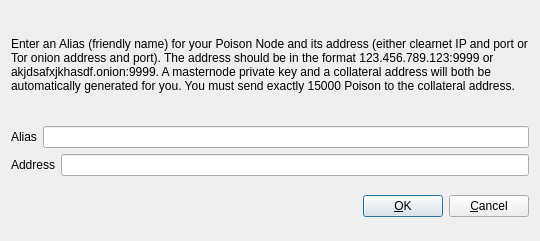
<?xml version="1.0" encoding="UTF-8"?>
<ui version="4.0">
 <class>AddEditAdrenalineNode</class>
 <widget class="QDialog" name="AddEditAdrenalineNode">
  <property name="geometry">
   <rect>
    <x>0</x>
    <y>0</y>
    <width>540</width>
    <height>241</height>
   </rect>
  </property>
  <property name="windowTitle">
   <string>Add/Edit Poison Node</string>
  </property>
  <property name="modal">
   <bool>true</bool>
  </property>
  <layout class="QVBoxLayout" name="verticalLayout">
   <item>
    <layout class="QVBoxLayout" name="verticalLayout_2">
     <property name="topMargin">
      <number>0</number>
     </property>
     <property name="bottomMargin">
      <number>0</number>
     </property>
     <item>
      <widget class="QLabel" name="label_3">
       <property name="sizePolicy">
        <sizepolicy hsizetype="Preferred" vsizetype="Expanding">
         <horstretch>0</horstretch>
         <verstretch>0</verstretch>
        </sizepolicy>
       </property>
       <property name="text">
        <string>&lt;html&gt;&lt;head/&gt;&lt;body&gt;&lt;p&gt;Enter an Alias (friendly name) for your Poison Node and its address (either clearnet IP and port or Tor onion address and port).  The address should be in the format 123.456.789.123:9999 or akjdsafxjkhasdf.onion:9999.  A masternode private key and a collateral address will both be automatically generated for you.  You must send exactly 15000 Poison to the collateral address.&lt;/p&gt;&lt;/body&gt;&lt;/html&gt;</string>
       </property>
       <property name="wordWrap">
        <bool>true</bool>
       </property>
      </widget>
     </item>
     <item>
      <layout class="QHBoxLayout" name="horizontalLayout">
       <property name="bottomMargin">
        <number>0</number>
       </property>
       <item>
        <widget class="QLabel" name="label">
         <property name="text">
          <string>Alias</string>
         </property>
        </widget>
       </item>
       <item>
        <widget class="QLineEdit" name="aliasLineEdit"/>
       </item>
      </layout>
     </item>
     <item>
      <layout class="QHBoxLayout" name="horizontalLayout_2">
       <property name="bottomMargin">
        <number>0</number>
       </property>
       <item>
        <widget class="QLabel" name="label_2">
         <property name="text">
          <string>Address</string>
         </property>
        </widget>
       </item>
       <item>
        <widget class="QLineEdit" name="addressLineEdit"/>
       </item>
      </layout>
     </item>
     <item>
      <layout class="QHBoxLayout" name="horizontalLayout_3">
       <property name="bottomMargin">
        <number>0</number>
       </property>
      </layout>
     </item>
    </layout>
   </item>
   <item>
    <layout class="QHBoxLayout" name="horizontalLayout_Buttons">
     <item>
      <spacer name="horizontalSpacer_1">
       <property name="orientation">
        <enum>Qt::Horizontal</enum>
       </property>
       <property name="sizeHint" stdset="0">
        <size>
         <width>40</width>
         <height>48</height>
        </size>
       </property>
      </spacer>
     </item>
     <item>
      <widget class="QLabel" name="statusLabel">
       <property name="font">
        <font>
         <weight>75</weight>
         <bold>true</bold>
        </font>
       </property>
       <property name="text">
        <string/>
       </property>
       <property name="textFormat">
        <enum>Qt::PlainText</enum>
       </property>
       <property name="wordWrap">
        <bool>true</bool>
       </property>
      </widget>
     </item>
     <item>
      <spacer name="horizontalSpacer_2">
       <property name="orientation">
        <enum>Qt::Horizontal</enum>
       </property>
       <property name="sizeHint" stdset="0">
        <size>
         <width>40</width>
         <height>48</height>
        </size>
       </property>
      </spacer>
     </item>
     <item>
      <widget class="QPushButton" name="okButton">
       <property name="text">
        <string>&amp;OK</string>
       </property>
      </widget>
     </item>
     <item>
      <widget class="QPushButton" name="cancelButton">
       <property name="text">
        <string>&amp;Cancel</string>
       </property>
       <property name="autoDefault">
        <bool>false</bool>
       </property>
      </widget>
     </item>
    </layout>
   </item>
  </layout>
 </widget>
 <resources/>
 <connections/>
</ui>
